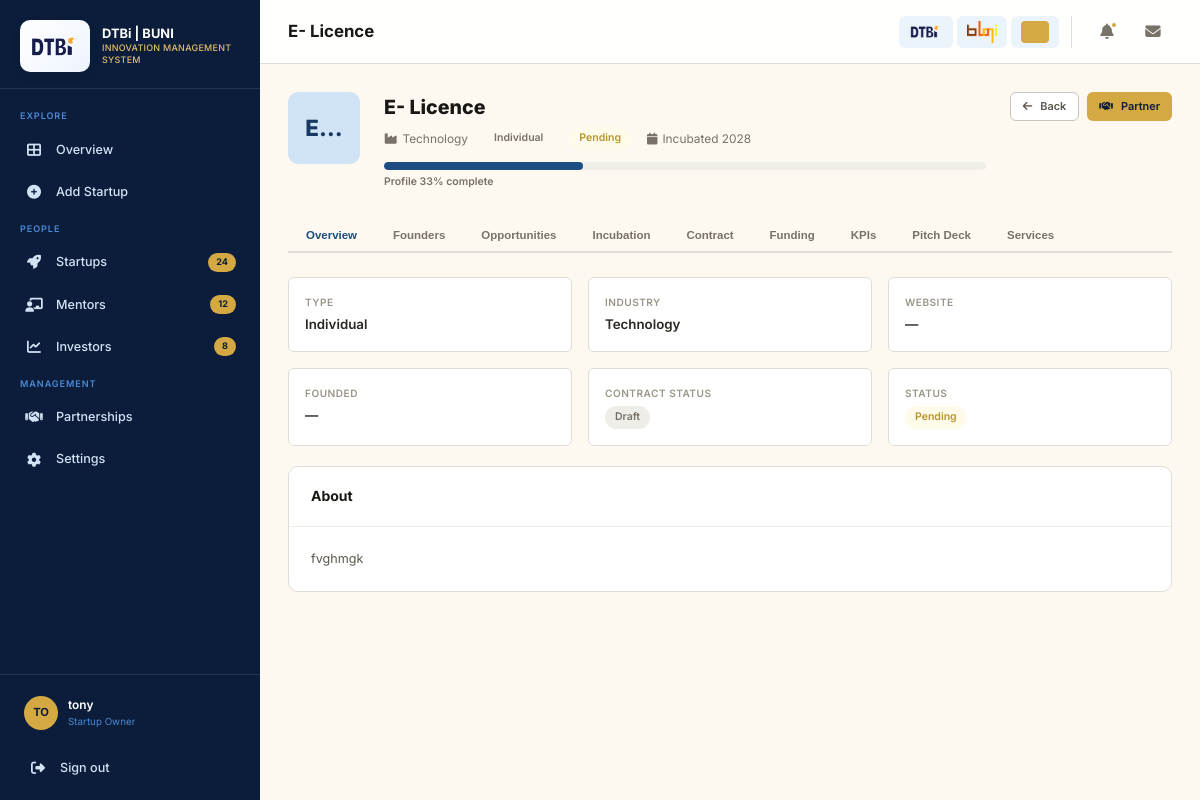
The app's page /staff/startups/e-licence/ (signed in) with its own data.
### staff/models.py (models this page shows, shortened)
class Startup(models.Model):
    TYPE_CHOICES = [
        ('public', 'Public'),
        ('individual', 'Individual'),
    ]
    STATUS_CHOICES = [
        ('active', 'Active'),
        ('inactive', 'Inactive'),
        ('pending', 'Pending'),
    ]
    CONTRACT_CHOICES = [
        ('draft', 'Draft'),
        ('active', 'Active'),
        ('expired', 'Expired'),
        ('terminated', 'Terminated'),
    ]
    name = models.CharField(max_length=255)
    slug = models.SlugField(unique=True, blank=True)
    startup_type = models.CharField(max_length=20, choices=TYPE_CHOICES, default='public')
    description = models.TextField(blank=True)
    industry = models.CharField(max_length=100, blank=True)
    website = models.URLField(blank=True)
    logo = models.ImageField(upload_to='startups/logos/', blank=True, null=True)
    cover_image = models.ImageField(upload_to='startups/covers/', blank=True, null=True)
    founded_date = models.DateField(null=True, blank=True)
    incubation_start = models.DateField(null=True, blank=True)
    incubation_end = models.DateField(null=True, blank=True)
    year_incubated = models.PositiveIntegerField(null=True, blank=True)
    contract_status = models.CharField(max_length=20, choices=CONTRACT_CHOICES, default='draft', blank=True)
    profile_completion = models.PositiveIntegerField(default=0, help_text='Percentage of profile completed')
    status = models.CharField(max_length=20, choices=STATUS_CHOICES, default='pending')
    created_at = models.DateTimeField(auto_now_add=True)
    updated_at = models.DateTimeField(auto_now=True)
    class Meta:
        ordering = ['-created_at']

### staff/views.py (the view)
# urls.py: path('startups/<slug:slug>/', views.startup_profile, name='startup_profile'),
@login_required
def startup_profile(request, slug):
    startup = get_object_or_404(Startup, slug=slug)
    profile = get_profile(request.user)
    can_edit = profile.is_admin or request.user.is_staff or profile.startup_id == startup.id
    if request.method == 'POST':
        if not can_edit:
            messages.error(request, 'You can only edit your own startup profile.')
            return redirect('staff:startup_profile', slug=startup.slug)
        form_class = StartupForm if profile.is_admin else StartupOwnerForm
        form = form_class(request.POST, request.FILES, instance=startup)
        founder_formset = FounderFormSet(request.POST, request.FILES, instance=startup, prefix='founders')
        opportunity_formset = OpportunityFormSet(request.POST, instance=startup, prefix='opportunities')
        funding_formset = FundingFormSet(request.POST, instance=startup, prefix='fundings')
        kpi_formset = KPIFormSet(request.POST, instance=startup, prefix='kpis')
        pitch_formset = PitchDeckFormSet(request.POST, request.FILES, instance=startup, prefix='pitches')
        service_formset = ServiceOfferedFormSet(request.POST, instance=startup, prefix='services')
        if (form.is_valid() and founder_formset.is_valid() and opportunity_formset.is_valid()
                and funding_formset.is_valid() and kpi_formset.is_valid()
                and pitch_formset.is_valid() and service_formset.is_valid()):
            saved_startup = form.save()
            founder_formset.save()
            opportunity_formset.save()
            funding_formset.save()
            kpi_formset.save()
            pitch_formset.save()
            service_formset.save()
            saved_startup.profile_completion = saved_startup.calc_profile_completion()
            saved_startup.save(update_fields=['profile_completion'])
            messages.success(request, 'Startup profile updated successfully.')
            return redirect('staff:startup_profile', slug=saved_startup.slug)
    else:
        form_class = StartupForm if profile.is_admin else StartupOwnerForm
        form = form_class(instance=startup)
        founder_formset = FounderFormSet(instance=startup, prefix='founders')
        opportunity_formset = OpportunityFormSet(instance=startup, prefix='opportunities')
        funding_formset = FundingFormSet(instance=startup, prefix='fundings')
        kpi_formset = KPIFormSet(instance=startup, prefix='kpis')
        pitch_formset = PitchDeckFormSet(instance=startup, prefix='pitches')
        service_formset = ServiceOfferedFormSet(instance=startup, prefix='services')
    total_funding = sum(f.amount for f in startup.fundings.all())
    context = {
        'startup': startup,
        'form': form,
        'founder_formset': founder_formset,
        'opportunity_formset': opportunity_formset,
        'funding_formset': funding_formset,
        'kpi_formset': kpi_formset,
        'pitch_formset': pitch_formset,
        'service_formset': service_formset,
        'total_funding': total_funding,
        'creating': False,
        'can_edit': can_edit,
        'show_admin_fields': profile.is_admin,
    }
    return render(request, 'startup_profile.html', context)

### templates/startup_profile.html (shortened to what this page needs)
{% extends "base.html" %}
{% load static %}
{% block page_title %}{% if creating %}Add Your Startup{% else %}{{ startup.name|default:"Startup" }}{% endif %}{% endblock %}
{% block content %}
{% if creating %}
<div class="profile-top">
    <div class="profile-avatar"><i class="fas fa-plus"></i></div>
    <div class="profile-info">
        <h2>Add Your Startup</h2>
        <div class="meta">
            <span>Fill in your startup details below. You can add founders, funding, KPIs and pitch decks as you go.</span>
        </div>
    </div>
    <div style="display: flex; gap: 8px; flex-shrink: 0;">
        <a href="{% url 'staff:startups' %}" class="btn btn-outline btn-sm"><i class="fas fa-arrow-left"></i> Back</a>
    </div>
</div>
{% else %}
<div class="profile-top">
    <div class="profile-avatar">{{ startup.name|truncatechars:2|upper|default:"S" }}</div>
    <div class="profile-info">
        <h2>{{ startup.name|default:"New Startup" }}</h2>
        <div class="meta">
            <span><i class="fas fa-industry"></i> {{ startup.industry|default:"Not set" }}</span>
            <span><span class="status-pill {{ startup.startup_type }}">{{ startup.get_startup_type_display }}</span></span>
            <span><span class="status-pill {{ startup.status }}">{{ startup.get_status_display }}</span></span>
            {% if startup.year_incubated %}
            <span><i class="fas fa-calendar"></i> Incubated {{ startup.year_incubated }}</span>
            {% endif %}
        </div>
        <div class="progress-bar"><div class="progress-fill" style="width: {{ startup.profile_completion }}%"></div></div>
        <div class="progress-label">Profile {{ startup.profile_completion }}% complete</div>
    </div>
    <div style="display: flex; gap: 8px; flex-shrink: 0;">
        <a href="{% url 'staff:startups' %}" class="btn btn-outline btn-sm"><i class="fas fa-arrow-left"></i> Back</a>
        {% if can_edit %}
        <a href="#edit" class="btn btn-gold btn-sm" onclick="document.querySelector('[data-tab=edit]').click(); return false;"><i class="fas fa-pen"></i> Edit</a>
        {% else %}
        <a href="{% url 'staff:partnership_form' %}" class="btn btn-gold btn-sm"><i class="fas fa-handshake"></i> Partner</a>
        {% endif %}
    </div>
</div>
{% endif %}
<div class="profile-tabs">
    {% if creating %}
    <button class="profile-tab active" data-tab="edit">Your Details</button>
    {% else %}
    <button class="profile-tab active" data-tab="overview">Overview</button>
    <button class="profile-tab" data-tab="founders">Founders</button>
    <button class="profile-tab" data-tab="opportunities">Opportunities</button>
    <button class="profile-tab" data-tab="incubation">Incubation</button>
    <button class="profile-tab" data-tab="contract">Contract</button>
    <button class="profile-tab" data-tab="funding">Funding</button>
    <button class="profile-tab" data-tab="kpis">KPIs</button>
    <button class="profile-tab" data-tab="pitch">Pitch Deck</button>
    <button class="profile-tab" data-tab="services">Services</button>
    {% endif %}
</div>
{% if not creating %}
<div class="tab-panel active" id="tab-overview">
    <div class="info-grid">
        <div class="info-item">
            <div class="label">Type</div>
            <div class="value">{{ startup.get_startup_type_display }}</div>
        </div>
        <div class="info-item">
            <div class="label">Industry</div>
            <div class="value">{{ startup.industry|default:"—" }}</div>
        </div>
        <div class="info-item">
            <div class="label">Website</div>
            <div class="value">{% if startup.website %}<a href="{{ startup.website }}" target="_blank" style="color: var(--navy-600);">{{ startup.website }}</a>{% else %}—{% endif %}</div>
        </div>
        <div class="info-item">
            <div class="label">Founded</div>
            <div class="value">{{ startup.founded_date|date:"M d, Y"|default:"—" }}</div>
        </div>
        <div class="info-item">
            <div class="label">Contract Status</div>
            <div class="value"><span class="status-pill {{ startup.contract_status }}">{{ startup.get_contract_status_display }}</span></div>
        </div>
        <div class="info-item">
            <div class="label">Status</div>
            <div class="value"><span class="status-pill {{ startup.status }}">{{ startup.get_status_display }}</span></div>
        </div>
    </div>
    {% if startup.description %}
    <div class="card" style="margin-top: 4px;">
        <div class="card-header"><h3 class="card-title">About</h3></div>
        <div class="card-body"><p style="font-size: 0.9rem; color: var(--gray-600);">{{ startup.description }}</p></div>
    </div>
    {% endif %}
</div>
{% endif %}
{% endblock %}

### templates/base.html (shortened to what this page needs)
<!DOCTYPE html>
{% load static %}
<html lang="en">
<head>
    <link rel="stylesheet" href="{% static 'style/style.css' %}">
    <link rel="stylesheet" href="https://cdnjs.cloudflare.com/ajax/libs/font-awesome/6.5.1/css/all.min.css">
</head>
<body>
    <div class="layout">
        <aside class="sidebar" id="sidebar">
            <div class="sidebar-header">
                <a class="sidebar-logo-pair" href="{% url 'landing' %}" aria-label="DTBi Innovation Management System">
                    <img src="{% static 'img/brands/dtbi logo.png' %}" alt="DTBi logo">
                </a>
                <div class="sidebar-brand">
                    <h1>DTBi | BUNI</h1>
                    <span>Innovation Management System</span>
                </div>
            </div>
            <nav class="sidebar-nav">
                <div class="nav-section">Explore</div>
                <div class="nav-item">
                    <a href="{% url 'landing' %}" class="nav-link {% if request.resolver_match.url_name == 'landing' %}active{% endif %}">
                        <i class="fas fa-th-large"></i>
                        <span>Overview</span>
                    </a>
                </div>
                {% if user.is_authenticated %}
                <div class="nav-item">
                    {% if user.profile.startup %}
                    <a href="{% url 'staff:startup_profile' slug=user.profile.startup.slug %}" class="nav-link {% if request.resolver_match.url_name == 'startup_profile' or request.resolver_match.url_name == 'startup_create' %}active{% endif %}">
                        <i class="fas fa-building"></i>
                        <span>My Startup</span>
                    </a>
                    {% else %}
                    <a href="{% url 'staff:startup_create' %}" class="nav-link {% if request.resolver_match.url_name == 'startup_create' %}active{% endif %}">
                        <i class="fas fa-plus-circle"></i>
                        <span>Add Startup</span>
                    </a>
                    {% endif %}
                </div>
                {% endif %}
                <div class="nav-section">People</div>
                <div class="nav-item">
                    <a href="{% url 'staff:startups' %}" class="nav-link {% if request.resolver_match.url_name == 'startups' %}active{% endif %}">
                        <i class="fas fa-rocket"></i>
                        <span>Startups</span>
                        <span class="badge">24</span>
                    </a>
                </div>
                <div class="nav-item">
                    <a href="{% url 'staff:mentors' %}" class="nav-link {% if request.resolver_match.url_name == 'mentors' %}active{% endif %}">
                        <i class="fas fa-chalkboard-teacher"></i>
                        <span>Mentors</span>
                        <span class="badge">12</span>
                    </a>
                </div>
                <div class="nav-item">
                    <a href="{% url 'staff:investors' %}" class="nav-link {% if request.resolver_match.url_name == 'investors' %}active{% endif %}">
                        <i class="fas fa-chart-line"></i>
                        <span>Investors</span>
                        <span class="badge">8</span>
                    </a>
                </div>
                <div class="nav-section">Management</div>
                <div class="nav-item">
                    <a href="{% url 'staff:partnership_form' %}" class="nav-link {% if request.resolver_match.url_name == 'partnership_form' %}active{% endif %}">
                        <i class="fas fa-handshake"></i>
                        <span>Partnerships</span>
                    </a>
                </div>
                <div class="nav-item">
                    <a href="{% if user.is_authenticated %}{% url 'staff:settings' %}{% else %}{% url 'staff:user_login' %}?next={% url 'staff:settings' %}{% endif %}" class="nav-link">
                        <i class="fas fa-cog"></i>
                        <span>Settings</span>
                    </a>
                </div>
            </nav>
            <div class="sidebar-footer">
                {% if user.is_authenticated %}
                <div class="sidebar-user">
                    <div class="sidebar-avatar">{{ user.username|slice:":2"|upper }}</div>
                    <div class="sidebar-user-info">
                        <div class="sidebar-user-name">{{ user.get_full_name|default:user.username }}</div>
                        <div class="sidebar-user-role">
                            {% if user.profile.is_admin %}Hub Admin
                            {% elif user.profile.startup %}{{ user.profile.startup.name }}
                            {% else %}Startup Owner{% endif %}
                        </div>
                    </div>
                </div>
                <a href="{% url 'staff:user_logout' %}" class="nav-link" style="margin-top: 10px;">
                    <i class="fas fa-sign-out-alt"></i>
                    <span>Sign out</span>
                </a>
                {% endif %}
            </div>
        </aside>
        <div class="main" id="mainContent">
            <header class="topbar">
                <div class="topbar-left">
                    <h2 class="page-title">{% block page_title %}Overview{% endblock %}</h2>
                </div>
                <div class="topbar-right">
                    <div class="external-links">
                        <a href="https://teknohama.or.tz/" target="_blank" rel="noopener noreferrer" class="ext-link brand-link" aria-label="DTBi" title="DTBi">
                            <img src="{% static 'img/brands/dtbi logo.png' %}" alt="DTBi logo" class="brand-logo brand-logo-dtbi">
                        </a>
                        <a href="https://bunihub1.pythonanywhere.com/" target="_blank" rel="noopener noreferrer" class="ext-link brand-link" aria-label="Buni" title="Buni">
                            <img src="{% static 'img/brands/buni logo.png' %}" alt="Buni logo" class="brand-logo brand-logo-buni">
                        </a>
                        <a href="https://fursalab.com" target="_blank" rel="noopener noreferrer" class="ext-link brand-link" aria-label="Fursa Hub" title="Fursa Hub">
                            <span class="brand-logo brand-logo-fursa" aria-hidden="true"></span>
                        </a>
                    </div>
                    <button class="topbar-btn" title="Notifications">
                        <i class="fas fa-bell"></i>
                        <span class="dot"></span>
                    </button>
                    <button class="topbar-btn" title="Messages">
                        <i class="fas fa-envelope"></i>
                    </button>
                </div>
            </header>
            <div class="page-content">
                {% block content %}{% endblock %}
            </div>
        </div>
    </div>
</body>
</html>

### records on screen
Startup: name "E- Licence", name "E…", industry "Technology", startup_type "Individual", status "Pending", year_incubated "2028", profile_completion "33", founded_date "—", contract_status "Draft", description "fvghmgk"

### other values on screen
{{ user.username|slice:":2"|upper }} "TO"
{{ user.get_full_name|default:user.username }} "tony"
